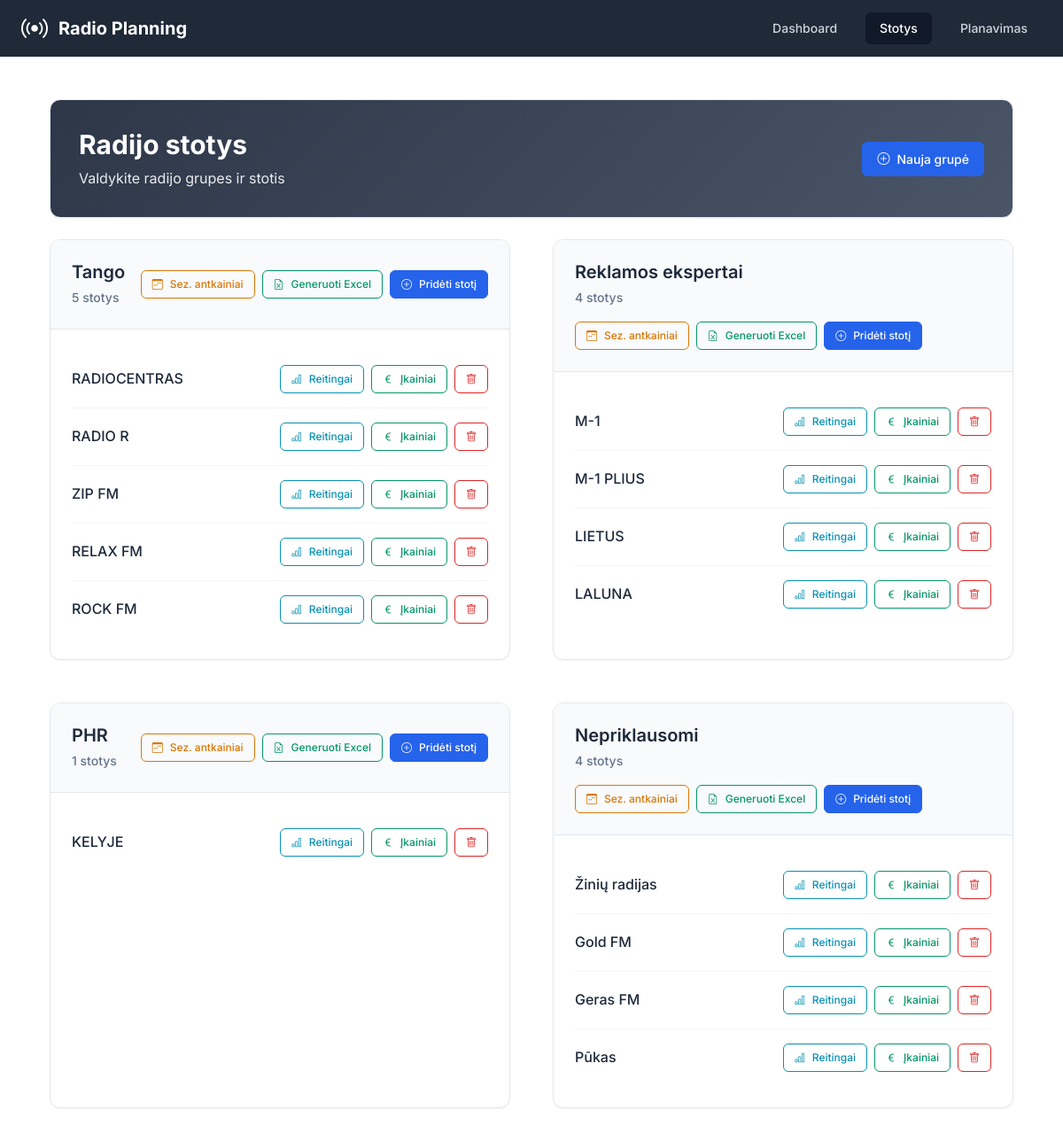
The app's page /stations with its own data.
### app/models.py (models this page shows, shortened)
class RadioGroup(db.Model):
    __tablename__ = 'radio_groups'
    id = db.Column(db.Integer, primary_key=True)
    name = db.Column(db.String(100), nullable=False, unique=True)
    created_at = db.Column(db.DateTime, default=datetime.utcnow)
    stations = db.relationship('RadioStation', backref='group', lazy='dynamic', cascade='all, delete-orphan')

class RadioStation(db.Model):
    __tablename__ = 'radio_stations'
    id = db.Column(db.Integer, primary_key=True)
    name = db.Column(db.String(100), nullable=False)
    group_id = db.Column(db.Integer, db.ForeignKey('radio_groups.id'), nullable=False)
    created_at = db.Column(db.DateTime, default=datetime.utcnow)
    updated_at = db.Column(db.DateTime, default=datetime.utcnow, onupdate=datetime.utcnow)
    prices = db.relationship('StationPrice', backref='station', lazy='dynamic', cascade='all, delete-orphan')
    ratings = db.relationship('StationRating', backref='station', lazy='dynamic', cascade='all, delete-orphan')

### app/routes.py (the view)
@main_bp.route('/stations')
def stations():
    groups = RadioGroup.query.all()
    stations = RadioStation.query.all()
    return render_template('stations.html',
                         groups=groups,
                         stations=stations)

### app/templates/stations.html (shortened to what this page needs)
{% extends "base.html" %}
{% block content %}
<div class="container-fluid p-0">
    <div class="dashboard-header mb-4">
        <div class="header-content">
            <div class="flex justify-between items-center">
                <div>
                    <h1 class="text-3xl font-bold mb-2">Radijo stotys</h1>
                    <p class="opacity-90">Valdykite radijo grupes ir stotis</p>
                </div>
                <button class="btn-professional btn-primary" data-bs-toggle="modal" data-bs-target="#groupModal">
                    <i class="bi bi-plus-circle"></i>
                    <span>Nauja grupė</span>
                </button>
            </div>
        </div>
    </div>
    {% if groups %}
    <div class="groups-grid">
        {% for group in groups %}
        <div class="group-card">
            <div class="group-header">
                <div class="group-title">
                    <h3>{{ group.name }}</h3>
                    <span class="group-count">{{ group.stations.count() }} stotys</span>
                </div>
                <div class="group-actions">
                    <a href="{{ url_for('main.group_seasonal_adjustments', group_id=group.id) }}"
                       class="btn-professional btn-warning btn-sm"
                       title="Sez. antkainiai">
                        <i class="bi bi-calendar3-week"></i>
                        <span>Sez. antkainiai</span>
                    </a>
                    <a href="/api/groups/{{ group.id }}/export"
                       class="btn-professional btn-success btn-sm export-group"
                       title="Generuoti Excel">
                        <i class="bi bi-file-earmark-excel"></i>
                        <span>Generuoti Excel</span>
                    </a>
                    <button class="btn-professional btn-primary btn-sm" data-bs-toggle="modal" data-bs-target="#stationModal" data-group-id="{{ group.id }}">
                        <i class="bi bi-plus-circle"></i>
                        <span>Pridėti stotį</span>
                    </button>
                </div>
            </div>
            <div class="stations-container">
                {% if group.stations %}
                    {% for station in group.stations %}
                    <div class="station-item">
                        <div class="station-info">
                            <h4 class="station-name">{{ station.name }}</h4>
                        </div>
                        <div class="station-actions">
                            <a href="{{ url_for('main.station_prices', station_id=station.id) }}"
                               class="btn-professional btn-info btn-sm" title="Peržiūrėti reitingus">
                                <i class="bi bi-bar-chart"></i>
                                <span>Reitingai</span>
                            </a>
                            <a href="{{ url_for('main.station_pricing', station_id=station.id) }}"
                               class="btn-professional btn-success btn-sm" title="Peržiūrėti įkainius">
                                <i class="bi bi-currency-euro"></i>
                                <span>Įkainiai</span>
                            </a>
                            <button class="btn-professional btn-danger btn-sm delete-station" data-station-id="{{ station.id }}" data-station-name="{{ station.name }}">
                                <i class="bi bi-trash"></i>
                            </button>
                        </div>
                    </div>
                    {% endfor %}
                {% endif %}
            </div>
        </div>
        {% endfor %}
    </div>
    {% endif %}
</div>
{% endblock %}

### app/templates/base.html (style rules this page uses)
body { font-family: 'Inter', sans-serif; }

### app/templates/stations.html (style rules this page uses)
:root { --primary-color: #2563eb; --success-color: #059669; --info-color: #0891b2; --warning-color: #d97706; --danger-color: #dc2626; --background-light: #f8fafc; --background-white: #ffffff; --text-primary: #1e293b; --text-secondary: #64748b; --text-muted: #94a3b8; --border-color: #e2e8f0; --border-light: #f1f5f9; --shadow-sm: 0 1px 2px 0 rgb(0 0 0 / 0.05); --shadow-md: 0 4px 6px -1px rgb(0 0 0 / 0.1), 0 2px 4px -2px rgb(0 0 0 / 0.1); --shadow-lg: 0 10px 15px -3px rgb(0 0 0 / 0.1), 0 4px 6px -4px rgb(0 0 0 / 0.1); --radius-sm: 6px; --radius-md: 8px; --radius-lg: 12px; }
.dashboard-header { background: linear-gradient(135deg, #2d3748, #4a5568); color: white; border: 1px solid var(--border-color); border-radius: var(--radius-lg); box-shadow: var(--shadow-sm); padding: 2rem; margin-bottom: 2rem; }
.btn-professional { display: inline-flex; align-items: center; gap: 0.5rem; padding: 0.5rem 1rem; border-radius: var(--radius-sm); font-size: 0.875rem; font-weight: 500; text-decoration: none; border: 1px solid transparent; transition: all 0.2s ease; cursor: pointer; }
.btn-professional.btn-sm { padding: 0.375rem 0.75rem; font-size: 0.75rem; }
.btn-professional.btn-primary { background: var(--primary-color); color: white; border-color: var(--primary-color); }
.btn-professional.btn-success { background: transparent; color: var(--success-color); border-color: var(--success-color); }
.btn-professional.btn-info { background: transparent; color: var(--info-color); border-color: var(--info-color); }
.btn-professional.btn-warning { background: transparent; color: var(--warning-color); border-color: var(--warning-color); }
.btn-professional.btn-danger { background: transparent; color: var(--danger-color); border-color: var(--danger-color); }
.groups-grid { display: grid; grid-template-columns: repeat(auto-fill, minmax(400px, 1fr)); gap: 3rem; }
.group-card { background: var(--background-white); border: 1px solid var(--border-color); border-radius: var(--radius-lg); box-shadow: var(--shadow-sm); overflow: hidden; transition: all 0.2s ease; }
.group-header { background: var(--background-light); border-bottom: 1px solid var(--border-color); padding: 1.5rem; display: flex; justify-content: space-between; align-items: center; flex-wrap: wrap; gap: 1rem; }
.group-title h3 { font-size: 1.25rem; font-weight: 600; color: var(--text-primary); margin: 0 0 0.25rem 0; }
.group-count { color: var(--text-secondary); font-size: 0.875rem; font-weight: 500; }
.group-actions { display: flex; gap: 0.5rem; flex-wrap: wrap; }
.stations-container { padding: 1.5rem; }
.station-item { display: flex; justify-content: space-between; align-items: center; padding: 1rem 0; border-bottom: 1px solid var(--border-light); transition: all 0.2s ease; }
.station-item:last-child { border-bottom: none; }
.station-name { font-size: 1rem; font-weight: 500; color: var(--text-primary); margin: 0; }
.station-actions { display: flex; gap: 0.5rem; flex-wrap: wrap; }

### records on screen
RadioGroup: name "Tango", stations.count "5"
RadioStation: name "RADIOCENTRAS"
RadioStation: name "RADIO R"
RadioStation: name "ZIP FM"
RadioStation: name "RELAX FM"
RadioStation: name "ROCK FM"
RadioGroup: name "Reklamos ekspertai", stations.count "4"
RadioStation: name "M-1"
RadioStation: name "M-1 PLIUS"
RadioStation: name "LIETUS"
RadioStation: name "LALUNA"
RadioGroup: name "PHR", stations.count "1"
RadioStation: name "KELYJE"
RadioGroup: name "Nepriklausomi", stations.count "4"
RadioStation: name "Žinių radijas"
RadioStation: name "Gold FM"
RadioStation: name "Geras FM"
RadioStation: name "Pūkas"
